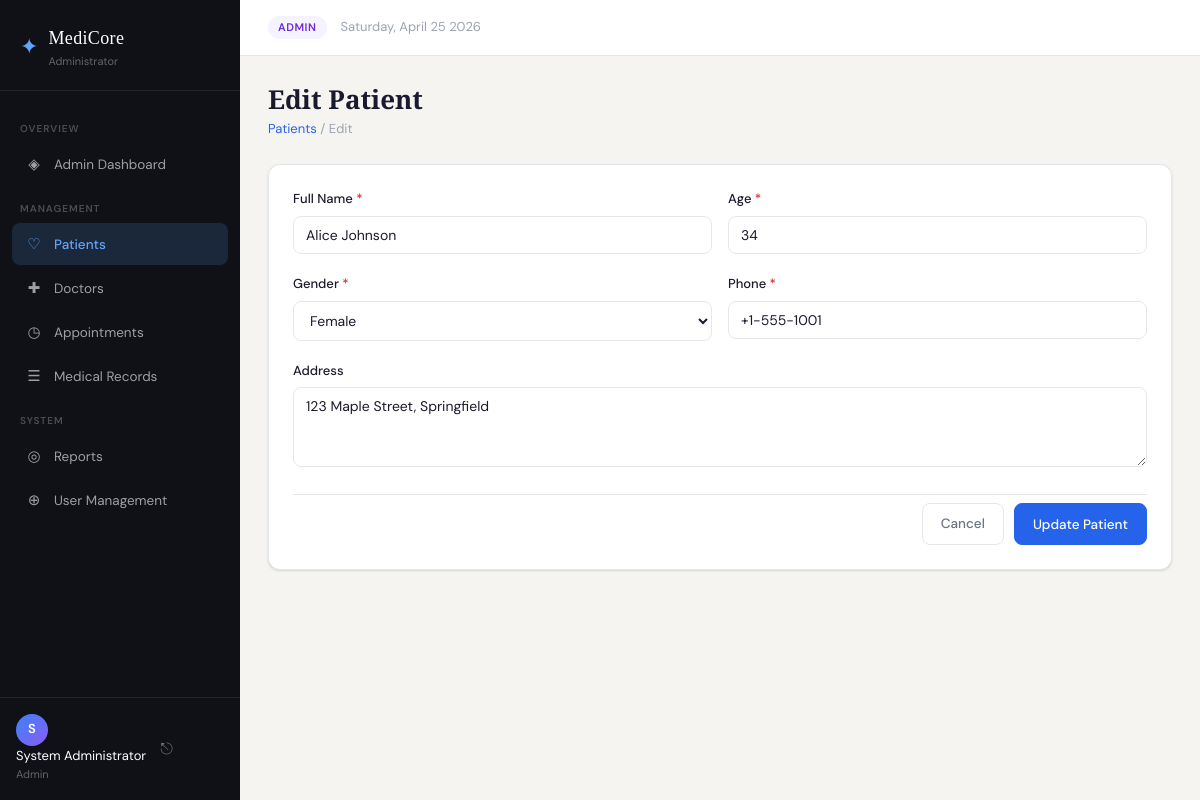
Screenshot of /patients/edit.php?id=1 (signed in) with the database file from the repository.
### tables this page shows
CREATE TABLE IF NOT EXISTS patients (
    id INT AUTO_INCREMENT PRIMARY KEY,
    name VARCHAR(100) NOT NULL,
    age INT NOT NULL,
    gender ENUM('Male','Female','Other') NOT NULL,
    phone VARCHAR(20) NOT NULL,
    address TEXT,
    created_at TIMESTAMP DEFAULT CURRENT_TIMESTAMP,
    updated_at TIMESTAMP DEFAULT CURRENT_TIMESTAMP ON UPDATE CURRENT_TIMESTAMP
);

### config/database.php (called while the page is built, shortened)
<?php
function sanitize(string $value): string {
    return htmlspecialchars(trim($value), ENT_QUOTES, 'UTF-8');
}

### patients/edit.php (the view, shortened to what this page needs)
<?php
require_once __DIR__ . '/../includes/header.php';
$db = getDB();
$id = (int)($_GET['id'] ?? 0);
$stmt = $db->prepare("SELECT * FROM patients WHERE id = ?");
$stmt->execute([$id]);
$patient = $stmt->fetch();
$data   = $patient;
?>
<div class="page-header">
    <div>
        <h1 class="page-title">Edit Patient</h1>
        <p class="page-sub"><a href="/hospital-system/patients/index.php" class="breadcrumb-link">Patients</a> / Edit</p>
    </div>
</div>
<div class="card form-card">
    <form method="POST" action="" novalidate>
        <div class="form-row">
            <div class="form-group">
                <label class="form-label">Full Name <span class="req">*</span></label>
                <input type="text" name="name" class="form-control"
                       value="<?= sanitize($data['name']) ?>" required>
            </div>
            <div class="form-group">
                <label class="form-label">Age <span class="req">*</span></label>
                <input type="number" name="age" class="form-control"
                       value="<?= sanitize($data['age']) ?>" min="0" max="150" required>
            </div>
        </div>
        <div class="form-row">
            <div class="form-group">
                <label class="form-label">Gender <span class="req">*</span></label>
                <select name="gender" class="form-control" required>
                    <?php foreach (['Male','Female','Other'] as $g): ?>
                    <option value="<?= $g ?>" <?= $data['gender'] === $g ? 'selected' : '' ?>><?= $g ?></option>
                    <?php endforeach; ?>
                </select>
            </div>
            <div class="form-group">
                <label class="form-label">Phone <span class="req">*</span></label>
                <input type="tel" name="phone" class="form-control"
                       value="<?= sanitize($data['phone']) ?>" required>
            </div>
        </div>
        <div class="form-group">
            <label class="form-label">Address</label>
            <textarea name="address" class="form-control" rows="3"><?= sanitize($data['address']) ?></textarea>
        </div>
        <div class="form-actions">
            <a href="/hospital-system/patients/index.php" class="btn btn-ghost">Cancel</a>
            <button type="submit" class="btn btn-primary">Update Patient</button>
        </div>
    </form>
</div>
<?php require_once __DIR__ . '/../includes/footer.php'; ?>

### style.css (style rules this page uses)
:root { --font-body: 'DM Sans', sans-serif; --font-display: 'Playfair Display', serif; --bg: #f5f4f0; --bg-card: #ffffff; --sidebar-bg: #0f1117; --sidebar-w: 240px; --text-primary: #1a1a2e; --text-secondary: #6b7280; --text-muted: #9ca3af; --text-light: #ffffff; --border: #e5e7eb; --border-focus: #2563eb; --blue: #2563eb; --blue-lt: #eff6ff; --green: #059669; --green-lt:#ecfdf5; --amber: #d97706; --amber-lt:#fffbeb; --purple: #7c3aed; --purple-lt:#f5f3ff; --red: #dc2626; --red-lt: #fef2f2; --radius: 8px; --radius-lg: 12px; --shadow: 0 1px 3px rgba(0,0,0,.08), 0 1px 2px rgba(0,0,0,.06); --shadow-md: 0 4px 6px -1px rgba(0,0,0,.1), 0 2px 4px -1px rgba(0,0,0,.06); --shadow-lg: 0 10px 25px -5px rgba(0,0,0,.15); --transition: .18s ease; }
*, *::before, *::after { box-sizing: border-box; margin: 0; padding: 0; }
html { font-size: 15px; }
body { font-family: var(--font-body); background: var(--bg); color: var(--text-primary); line-height: 1.6; -webkit-font-smoothing: antialiased; }
a { color: inherit; text-decoration: none; }
.page-header { display: flex; align-items: flex-start; justify-content: space-between; margin-bottom: 24px; gap: 16px; }
.page-title { font-family: var(--font-display); font-size: 26px; font-weight: 600; color: var(--text-primary); line-height: 1.2; }
.page-sub { font-size: 13px; color: var(--text-muted); margin-top: 4px; }
.breadcrumb-link { color: var(--blue); }
.card { background: var(--bg-card); border: 1px solid var(--border); border-radius: var(--radius-lg); box-shadow: var(--shadow); overflow: hidden; margin-bottom: 20px; }
.form-card { padding: 24px; }
.btn { display: inline-flex; align-items: center; justify-content: center; gap: 6px; padding: 9px 18px; border-radius: var(--radius); font-family: var(--font-body); font-size: 13.5px; font-weight: 500; cursor: pointer; border: 1px solid transparent; transition: all var(--transition); white-space: nowrap; text-decoration: none; }
.btn-primary { background: var(--blue); color: #fff; border-color: var(--blue); }
.btn-ghost { background: transparent; color: var(--text-secondary); border-color: var(--border); }
.form-group { margin-bottom: 20px; }
.form-row { display: grid; grid-template-columns: 1fr 1fr; gap: 16px; }
.form-label { display: block; font-size: 13px; font-weight: 500; color: var(--text-primary); margin-bottom: 6px; }
.req { color: var(--red); }
.form-control { width: 100%; padding: 9px 12px; border: 1px solid var(--border); border-radius: var(--radius); font-family: var(--font-body); font-size: 14px; color: var(--text-primary); background: #fff; transition: border-color var(--transition), box-shadow var(--transition); outline: none; }
.form-control::placeholder { color: var(--text-muted); }
select.form-control { cursor: pointer; }
textarea.form-control { resize: vertical; min-height: 80px; }
.form-actions { display: flex; justify-content: flex-end; gap: 10px; padding-top: 8px; border-top: 1px solid var(--border); margin-top: 8px; }

### rows the page displays
patients: name "Alice Johnson", age "34", gender "Female", phone "+1-555-1001", address "123 Maple Street, Springfield"

### other values shown
$icon "◈ ♡ ✚ ◷ ☰ ◎ ⊕"
$label "Admin Dashboard Patients Doctors Appointments Medical Records Reports User Management"
substr($_SESSION['user_name'] ?? 'A', 0, 1) "S"
$_SESSION['user_name'] "System Administrator"
$userRole "Admin"
$userRole "ADMIN"
